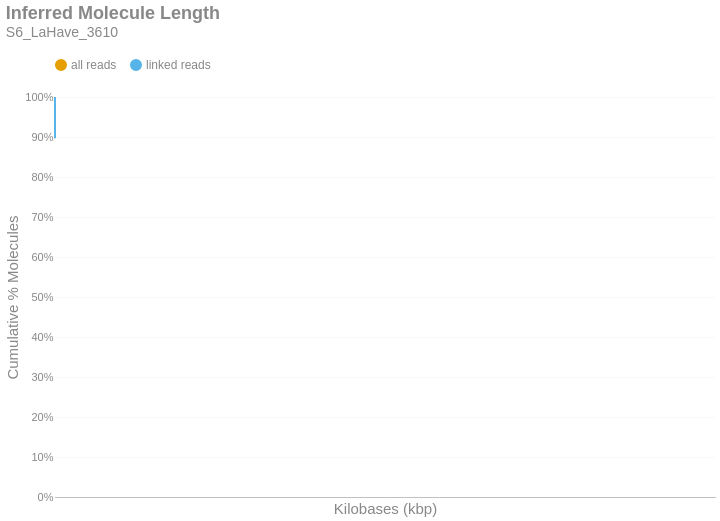

This figure's notebook cell:
### Markdown cell above
### Inferred Molecule Length
This is the cumulative frequency distribution of molecule lengths inferred from the first and last alignment positions along a contig for all alignments associated with a single linked-read barcode on a given contig.There are two distributions: one with `all` the alignments (yellow) and another with only `linked reads` (blue). The percent of molecules in the `linked reads` distribution is relative to the total number of linked molecules.

### Code cell
if SKIPLR:
    print_html(f"Skipped")
else:
    binned_df = consolidated_hist(valids['length_inferred']/1000, mask, 10, True)
    binned_df = binned_df.with_columns(
        pl.when(pl.col('bin').cast(pl.Utf8) == '0').then(pl.lit('1')).otherwise(pl.col('bin').cast(pl.Utf8)).alias('bin')
    )
    with SafeRender(binned_df):
        (
            density_plot(binned_df, 'Inferred Molecule Length', samplename, 'inferredlen')
            .transform_calculate(bin_kb='datum.bin / 1000')
            .encode(
                x=alt.X('bin_kb:Q', title="Kilobases (kbp)").scale(type='log', padding=0).axis(labelAngle=-40),
                y=alt.Y('value:Q', title='Cumulative % Molecules')
                    .axis(format='%')
                    .stack(False)
                    .scale(domainMin=0, domainMax=1,padding=0),
                color=alt.Color("key:N").scale(domain = ["all reads", "linked reads"]),
                tooltip = [
                    alt.Tooltip("key:N", title = "Data Type"),
                    alt.Tooltip("range_label:N", title="Kilobases"),
                    alt.Tooltip("value:Q", format = ".2%", title="% Molecules (Cum.)")
                ]
            )
        ).display()

### Figure 1 — Vega-Lite specification as saved in the notebook (floating-point values rounded to 4 significant figures)
{"width": "container", "height": 400, "config": {"title": {"anchor": "start", "dy": -15, "fontSize": 18, "color": "#888888", "subtitleColor": "#888888", "subtitleFontSize": 14}, "arc": {"fill": "#0072B2"}, "axis": {"domainColor": "#888888", "domainWidth": 0.5, "gridWidth": 0.2, "grid": false, "titleFontWeight": 400, "titleFontSize": 15, "labelFontSize": 11, "labelColor": "#888888", "tickColor": "#888888", "tickWidth": 0.2, "titleColor": "#888888"}, "axisBand": {"grid": false}, "axisX": {"grid": true, "tickSize": 10, "domainCap": "round"}, "axisY": {"domain": false, "grid": true, "tickSize": 0, "domainCap": "round"}, "background": "transparent", "header": {"labelFontSize": 15, "labelColor": "#888888", "titleFontSize": 15, "titleFontWeight": 600, "titleColor": "#888888"}, "legend": {"labelFont": "sans-serif", "labelFontSize": 12, "labelColor": "#888888", "symbolSize": 100, "symbolType": "circle", "titleFontSize": 12, "titlePadding": 10, "titleColor": "#888888", "title": null, "orient": "top"}, "range": {"category": ["#E69F00", "#56B4E9", "#009E73", "#F0E442", "#0072B2", "#D55E00", "#CC79A7", "#000000"], "diverging": ["#cfe8f3", "#a2d4ec", "#73bfe2", "#46abdb", "#1696d2", "#12719e"]}, "area": {"fill": "#0072B2", "fillOpacity": 0.7, "line": true, "strokeOpacity": 0.7}, "line": {"color": "#0072B2", "stroke": "#0072B2", "strokeWidth": 2}, "trail": {"color": "#0072B2", "stroke": "#0072B2", "strokeWidth": 0, "size": 1}, "point": {"filled": true, "fillOpacity": 1.0, "size": 95}, "text": {"color": "#888888", "fontSize": 11, "align": "right", "fontWeight": 400, "size": 11}, "bar": {"fill": "#0072B2", "stroke": null}, "view": {"stroke": null, "continuousWidth": 660, "continuousHeight": 400}}, "data": {"name": "data-6396979a5be9bfaa8539241237200630"}, "mark": {"type": "line", "interpolate": "monotone", "point": {"opacity": 0, "size": 275}}, "encoding": {"color": {"field": "key", "scale": {"domain": ["all reads", "linked reads"]}, "type": "nominal"}, "tooltip": [{"field": "key", "title": "Data Type", "type": "nominal"}, {"field": "range_label", "title": "Kilobases", "type": "nominal"}, {"field": "value", "format": ".2%", "title": "% Molecules (Cum.)", "type": "quantitative"}], "x": {"axis": {"labelAngle": -40}, "field": "bin_kb", "scale": {"type": "log", "padding": 0}, "title": "Kilobases (kbp)", "type": "quantitative"}, "y": {"axis": {"format": "%"}, "field": "value", "scale": {"domainMin": 0, "domainMax": 1, "padding": 0}, "stack": false, "title": "Cumulative % Molecules", "type": "quantitative"}}, "params": [{"name": "param_c36ac31b6afebe62", "select": {"type": "point", "fields": ["key"]}, "bind": "legend"}], "title": {"text": "Inferred Molecule Length", "subtitle": "S6_LaHave_3610"}, "transform": [{"fold": ["all reads (cumsum)", "linked reads (cumsum)"]}, {"calculate": "replace(datum.key, ' (cumsum)', '')", "as": "key"}, {"filter": {"param": "param_c36ac31b6afebe62"}}, {"calculate": "datum.bin / 1000", "as": "bin_kb"}], "usermeta": {"embedOptions": {"downloadFileName": "S6_LaHave_3610.inferredlen"}}, "$schema": "https://vega.github.io/schema/vega-lite/v6.1.0.json", "datasets": {"data-6396979a5be9bfaa8539241237200630": [{"bin": "0.0", "interval": "0.0-10.0", "all reads": 0.9839, "linked reads": 0.8971, "all reads (cumsum)": 0.9839, "linked reads (cumsum)": 0.8971, "range_label": "0-9"}, {"bin": "10.0", "interval": "10.0-20.0", "all reads": 0.009275, "linked reads": 0.05978, "all reads (cumsum)": 0.9932, "linked reads (cumsum)": 0.9569, "range_label": "10-19"}, {"bin": "20.0", "interval": "20.0-30.0", "all reads": 0.003014, "linked reads": 0.01917, "all reads (cumsum)": 0.9962, "linked reads (cumsum)": 0.976, "range_label": "20-29"}, {"bin": "30.0", "interval": "30.0-40.0", "all reads": 0.001847, "linked reads": 0.01164, "all reads (cumsum)": 0.9981, "linked reads (cumsum)": 0.9877, "range_label": "30-39"}, {"bin": "40.0", "interval": "40.0-50.0", "all reads": 0.001469, "linked reads": 0.00926, "all reads (cumsum)": 0.9995, "linked reads (cumsum)": 0.9969, "range_label": "40-49"}, {"bin": "50.0", "interval": "50.0-60.0", "all reads": 0.0002767, "linked reads": 0.001806, "all reads (cumsum)": 0.9998, "linked reads (cumsum)": 0.9988, "range_label": "50-59"}, {"bin": "60.0", "interval": "60.0-70.0", "all reads": 9.434e-05, "linked reads": 0.0006216, "all reads (cumsum)": 0.9999, "linked reads (cumsum)": 0.9994, "range_label": "60-69"}, {"bin": "70.0", "interval": "70.0-80.0", "all reads": 4.245e-05, "linked reads": 0.0002791, "all reads (cumsum)": 0.9999, "linked reads (cumsum)": 0.9997, "range_label": "70-79"}, {"bin": "80.0", "interval": "80.0-90.0", "all reads": 2.408e-05, "linked reads": 0.0001581, "all reads (cumsum)": 1.0, "linked reads (cumsum)": 0.9998, "range_label": "80-89"}, {"bin": "90.0", "interval": "90.0-100.0", "all reads": 1.365e-05, "linked reads": 8.974e-05, "all reads (cumsum)": 1.0, "linked reads (cumsum)": 0.9999, "range_label": "90-99"}, {"bin": "100.0", "interval": "100.0-110.0", "all reads": 6.62e-06, "linked reads": 4.378e-05, "all reads (cumsum)": 1.0, "linked reads (cumsum)": 0.9999, "range_label": "100-109"}, {"bin": "110.0", "interval": "110.0-120.0", "all reads": 3.641e-06, "linked reads": 2.408e-05, "all reads (cumsum)": 1.0, "linked reads (cumsum)": 1.0, "range_label": "110-119"}, {"bin": "120.0", "interval": "120.0-130.0", "all reads": 2.152e-06, "linked reads": 1.423e-05, "all reads (cumsum)": 1.0, "linked reads (cumsum)": 1.0, "range_label": "120-129"}, {"bin": "130.0", "interval": "130.0-140.0", "all reads": 1.407e-06, "linked reads": 9.302e-06, "all reads (cumsum)": 1.0, "linked reads (cumsum)": 1.0, "range_label": "130-139"}, {"bin": "140.0", "interval": "140.0-150.0", "all reads": 7.448e-07, "linked reads": 4.925e-06, "all reads (cumsum)": 1.0, "linked reads (cumsum)": 1.0, "range_label": "140-149"}, {"bin": "150.0", "interval": "150.0-160.0", "all reads": 1.655e-07, "linked reads": 1.094e-06, "all reads (cumsum)": 1.0, "linked reads (cumsum)": 1.0, "range_label": "150-159"}, {"bin": "160.0", "interval": "160.0-170.0", "all reads": 0.0, "linked reads": 0.0, "all reads (cumsum)": 1.0, "linked reads (cumsum)": 1.0, "range_label": "160-169"}, {"bin": "170.0", "interval": "170.0-180.0", "all reads": 0.0, "linked reads": 0.0, "all reads (cumsum)": 1.0, "linked reads (cumsum)": 1.0, "range_label": "170-179"}, {"bin": "180.0", "interval": "180.0-190.0", "all reads": 0.0, "linked reads": 0.0, "all reads (cumsum)": 1.0, "linked reads (cumsum)": 1.0, "range_label": "180-189"}, {"bin": "190.0", "interval": "190.0-200.0", "all reads": 8.275e-08, "linked reads": 5.472e-07, "all reads (cumsum)": 1.0, "linked reads (cumsum)": 1.0, "range_label": "190-199"}, {"bin": "200.0", "interval": "200.0-210.0", "all reads": 0.0, "linked reads": 0.0, "all reads (cumsum)": 1.0, "linked reads (cumsum)": 1.0, "range_label": "200-209"}, {"bin": "210.0", "interval": "210.0-220.0", "all reads": 8.275e-08, "linked reads": 5.472e-07, "all reads (cumsum)": 1.0, "linked reads (cumsum)": 1.0, "range_label": "210-219"}]}}
